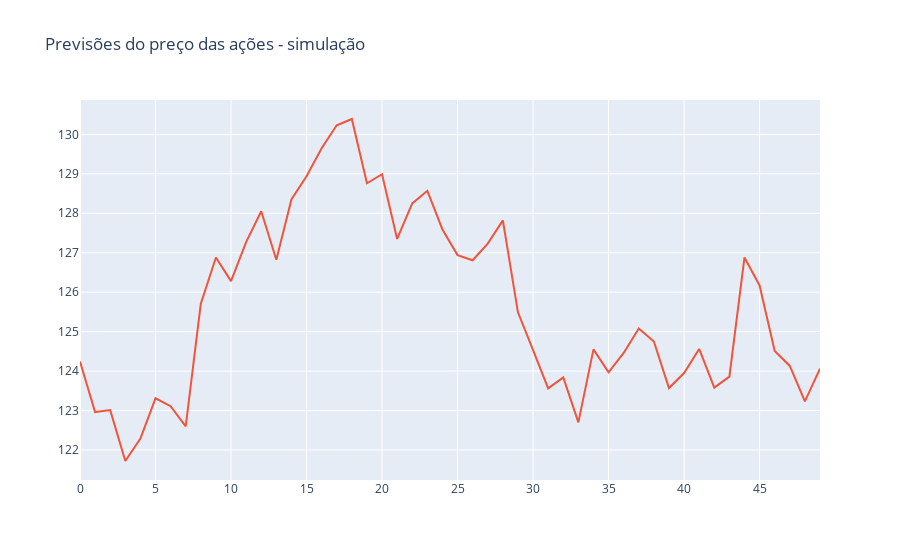

Here is the notebook cell this chart was saved with:
### Code cell
#plot dos valores reais da base de dados

figura = px.line(title= 'Previsões do preço das ações - simulação')
figura.add_scatter(y= dataset_bova_50['Close'], name = 'Valor real')

### Figure 1 — Plotly figure (JSON) as saved in the notebook; plotly's stock layout.template omitted (floating-point values rounded to 4 significant figures)
{"data": [{"hovertemplate": "<extra></extra>", "legendgroup": "", "line": {"color": "#636efa", "dash": "solid"}, "marker": {"symbol": "circle"}, "mode": "lines", "name": "", "orientation": "v", "showlegend": false, "type": "scatter", "xaxis": "x", "yaxis": "y"}, {"name": "Valor real", "type": "scatter", "y": [124.2, 123.0, 123.0, 121.7, 122.3, 123.3, 123.1, 122.6, 125.7, 126.9, 126.3, 127.3, 128.1, 126.8, 128.4, 128.9, 129.6, 130.2, 130.4, 128.8, 129.0, 127.3, 128.2, 128.6, 127.6, 126.9, 126.8, 127.2, 127.8, 125.5, 124.5, 123.6, 123.8, 122.7, 124.6, 124.0, 124.5, 125.1, 124.8, 123.6, 123.9, 124.6, 123.6, 123.9, 126.9, 126.2, 124.5, 124.1, 123.2, 124.1]}], "layout": {"legend": {"tracegroupgap": 0}, "title": {"text": "Previsões do preço das ações - simulação"}, "xaxis": {"anchor": "y", "domain": [0, 1]}, "yaxis": {"anchor": "x", "domain": [0, 1]}}}
